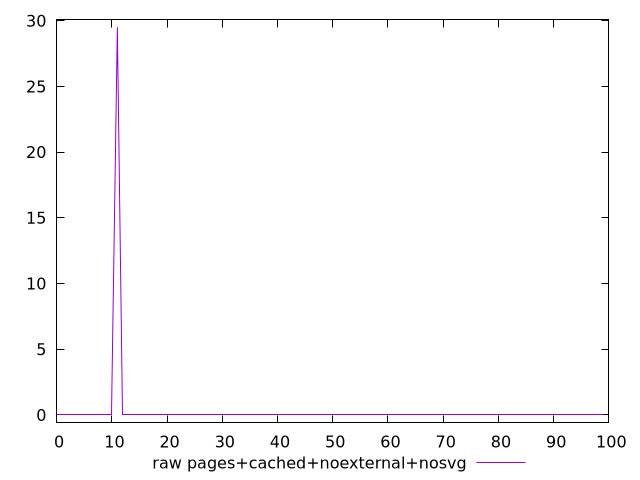

Here is the gnuplot script that generated this plot:
$_rawPagesCachedNoexternalNosvg <<EOF
0
0
0
0
0
0
0
0
0
0
0
29.5
0
0
0
0
0
0
0
0
0
0
0
0
0
0
0
0
0
0
0
0
0
0
0
0
0
0
0
0
0
0
0
0
0
0
0
0
0
0
0
0
0
0
0
0
0
0
0
0
0
0
0
0
0
0
0
0
0
0
0
0
0
0
0
0
0
0
0
0
0
0
0
0
0
0
0
0
0
0
0
0
0
0
0
0
0
0
0
0
EOF
set key outside below
set terminal pngcairo
set output "report_00006_2020-11-02T20-21-41.718Z/total-blocking-time/pages+cached+noexternal+nosvg//raw.png"
set yrange [-0.59:30.09]
plot $_rawPagesCachedNoexternalNosvg title "raw pages+cached+noexternal+nosvg" with line ,
